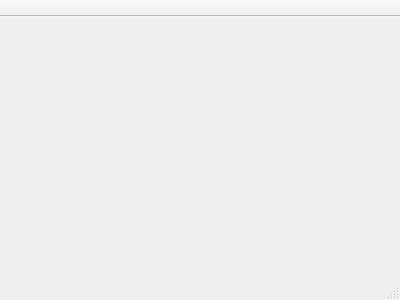
<?xml version="1.0" encoding="UTF-8"?>
<ui version="4.0">
 <class>MainWindow</class>
 <widget class="QMainWindow" name="MainWindow">
  <property name="geometry">
   <rect>
    <x>0</x>
    <y>0</y>
    <width>400</width>
    <height>300</height>
   </rect>
  </property>
  <property name="windowTitle">
   <string>电梯智能卡系统</string>
  </property>
  <widget class="QWidget" name="centralWidget"/>
  <widget class="QMenuBar" name="menuBar">
   <property name="geometry">
    <rect>
     <x>0</x>
     <y>0</y>
     <width>400</width>
     <height>23</height>
    </rect>
   </property>
  </widget>
  <widget class="QToolBar" name="mainToolBar">
   <property name="movable">
    <bool>false</bool>
   </property>
   <property name="iconSize">
    <size>
     <width>48</width>
     <height>48</height>
    </size>
   </property>
   <property name="toolButtonStyle">
    <enum>Qt::ToolButtonTextUnderIcon</enum>
   </property>
   <attribute name="toolBarArea">
    <enum>TopToolBarArea</enum>
   </attribute>
   <attribute name="toolBarBreak">
    <bool>false</bool>
   </attribute>
  </widget>
  <widget class="QStatusBar" name="statusBar"/>
 </widget>
 <layoutdefault spacing="6" margin="11"/>
 <resources/>
 <connections/>
</ui>
